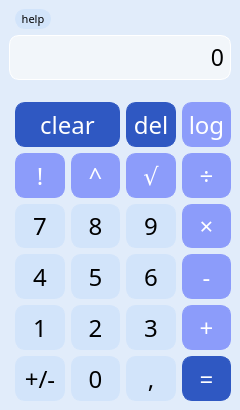
<?xml version="1.0" encoding="UTF-8"?>
<ui version="4.0">
 <class>Calculator</class>
 <widget class="QMainWindow" name="Calculator">
  <property name="geometry">
   <rect>
    <x>0</x>
    <y>0</y>
    <width>240</width>
    <height>410</height>
   </rect>
  </property>
  <property name="font">
   <font>
    <family>Georgia</family>
   </font>
  </property>
  <property name="windowTitle">
   <string>Calc</string>
  </property>
  <property name="windowIcon">
   <iconset theme="accessories-calculator"/>
  </property>
  <property name="styleSheet">
   <string notr="true">QMainWindow {
	background-color: #e1ecfa;
	
}</string>
  </property>
  <property name="toolButtonStyle">
   <enum>Qt::ToolButtonStyle::ToolButtonIconOnly</enum>
  </property>
  <widget class="QWidget" name="centralwidget">
   <layout class="QGridLayout" name="gridLayout">
    <item row="6" column="2">
     <widget class="QPushButton" name="button_power">
      <property name="sizePolicy">
       <sizepolicy hsizetype="Expanding" vsizetype="Expanding">
        <horstretch>0</horstretch>
        <verstretch>0</verstretch>
       </sizepolicy>
      </property>
      <property name="font">
       <font>
        <family>Franklin Gothic Book</family>
        <pointsize>18</pointsize>
       </font>
      </property>
      <property name="styleSheet">
       <string notr="true">QPushButton {
  background-color: #8c9cfa;
  color: white; 
  border: 1px solid #8c9cfa;
  border-radius: 10px;
}

QPushButton:pressed {
    background-color: qlineargradient(x1: 0, y1: 0, x2: 0, y2: 1,
                                      stop: 0 #6c7eeb, stop: 1 #586de8);
	 border-radius: 10px;
}</string>
      </property>
      <property name="text">
       <string>^</string>
      </property>
     </widget>
    </item>
    <item row="6" column="4">
     <widget class="QPushButton" name="button_divide">
      <property name="sizePolicy">
       <sizepolicy hsizetype="Expanding" vsizetype="Expanding">
        <horstretch>0</horstretch>
        <verstretch>0</verstretch>
       </sizepolicy>
      </property>
      <property name="font">
       <font>
        <family>Franklin Gothic Book</family>
        <pointsize>18</pointsize>
       </font>
      </property>
      <property name="styleSheet">
       <string notr="true">QPushButton {
  background-color: #8c9cfa;
  color: white; 
  border: 1px solid #8c9cfa;
  border-radius: 10px;
}

QPushButton:pressed {
    background-color: qlineargradient(x1: 0, y1: 0, x2: 0, y2: 1,
                                      stop: 0 #6c7eeb, stop: 1 #586de8);
	 border-radius: 10px;
}</string>
      </property>
      <property name="text">
       <string>÷</string>
      </property>
     </widget>
    </item>
    <item row="6" column="3">
     <widget class="QPushButton" name="button_root">
      <property name="sizePolicy">
       <sizepolicy hsizetype="Expanding" vsizetype="Expanding">
        <horstretch>0</horstretch>
        <verstretch>0</verstretch>
       </sizepolicy>
      </property>
      <property name="font">
       <font>
        <family>Franklin Gothic Book</family>
        <pointsize>18</pointsize>
       </font>
      </property>
      <property name="styleSheet">
       <string notr="true">QPushButton {
  background-color: #8c9cfa;
  color: white; 
  border: 1px solid #8c9cfa;
  border-radius: 10px;
}

QPushButton:pressed {
    background-color: qlineargradient(x1: 0, y1: 0, x2: 0, y2: 1,
                                      stop: 0 #6c7eeb, stop: 1 #586de8);
	 border-radius: 10px;
}</string>
      </property>
      <property name="text">
       <string>√</string>
      </property>
     </widget>
    </item>
    <item row="6" column="1">
     <widget class="QPushButton" name="button_factorial">
      <property name="sizePolicy">
       <sizepolicy hsizetype="Expanding" vsizetype="Expanding">
        <horstretch>0</horstretch>
        <verstretch>0</verstretch>
       </sizepolicy>
      </property>
      <property name="font">
       <font>
        <family>Franklin Gothic Book</family>
        <pointsize>18</pointsize>
       </font>
      </property>
      <property name="styleSheet">
       <string notr="true">QPushButton {
  background-color: #8c9cfa;
  color: white; 
  border: 1px solid #8c9cfa;
  border-radius: 10px;
}

QPushButton:pressed {
    background-color: qlineargradient(x1: 0, y1: 0, x2: 0, y2: 1,
                                      stop: 0 #6c7eeb, stop: 1 #586de8);
	 border-radius: 10px;
}</string>
      </property>
      <property name="text">
       <string>!</string>
      </property>
     </widget>
    </item>
    <item row="7" column="4">
     <widget class="QPushButton" name="button_multiply">
      <property name="sizePolicy">
       <sizepolicy hsizetype="Expanding" vsizetype="Expanding">
        <horstretch>0</horstretch>
        <verstretch>0</verstretch>
       </sizepolicy>
      </property>
      <property name="font">
       <font>
        <family>Franklin Gothic Book</family>
        <pointsize>18</pointsize>
       </font>
      </property>
      <property name="styleSheet">
       <string notr="true">QPushButton {
  background-color: #8c9cfa;
  color: white; 
  border: 1px solid #8c9cfa;
  border-radius: 10px;
}

QPushButton:pressed {
    background-color: qlineargradient(x1: 0, y1: 0, x2: 0, y2: 1,
                                      stop: 0 #6c7eeb, stop: 1 #586de8);
	 border-radius: 10px;
}</string>
      </property>
      <property name="text">
       <string>×</string>
      </property>
     </widget>
    </item>
    <item row="9" column="2">
     <widget class="QPushButton" name="button_2">
      <property name="sizePolicy">
       <sizepolicy hsizetype="Expanding" vsizetype="Expanding">
        <horstretch>0</horstretch>
        <verstretch>0</verstretch>
       </sizepolicy>
      </property>
      <property name="font">
       <font>
        <family>Franklin Gothic Book</family>
        <pointsize>18</pointsize>
       </font>
      </property>
      <property name="styleSheet">
       <string notr="true">QPushButton {
   border: 1px solid #d2e4fa;
	background-color: #d2e4fa;
	border-radius: 10px;
}
QPushButton:pressed {
    background-color: qlineargradient(x1: 0, y1: 0, x2: 0, y2: 1,
                                      stop: 0 #c3dcfa, stop: 1 #b1d2fa);
	 border-radius: 10px;
}
</string>
      </property>
      <property name="text">
       <string>2</string>
      </property>
     </widget>
    </item>
    <item row="7" column="2">
     <widget class="QPushButton" name="button_8">
      <property name="sizePolicy">
       <sizepolicy hsizetype="Expanding" vsizetype="Expanding">
        <horstretch>0</horstretch>
        <verstretch>0</verstretch>
       </sizepolicy>
      </property>
      <property name="font">
       <font>
        <family>Franklin Gothic Book</family>
        <pointsize>18</pointsize>
       </font>
      </property>
      <property name="styleSheet">
       <string notr="true">QPushButton {
   border: 1px solid #d2e4fa;
	background-color: #d2e4fa;
	border-radius: 10px;
}
QPushButton:pressed {
    background-color: qlineargradient(x1: 0, y1: 0, x2: 0, y2: 1,
                                      stop: 0 #c3dcfa, stop: 1 #b1d2fa);
	 border-radius: 10px;
}
</string>
      </property>
      <property name="text">
       <string>8</string>
      </property>
     </widget>
    </item>
    <item row="5" column="4">
     <widget class="QPushButton" name="button_logarithm">
      <property name="sizePolicy">
       <sizepolicy hsizetype="Expanding" vsizetype="Expanding">
        <horstretch>0</horstretch>
        <verstretch>0</verstretch>
       </sizepolicy>
      </property>
      <property name="font">
       <font>
        <family>Franklin Gothic Book</family>
        <pointsize>18</pointsize>
       </font>
      </property>
      <property name="styleSheet">
       <string notr="true">QPushButton {
  background-color: #8c9cfa;
  color: white; 
  border: 1px solid #8c9cfa;
  border-radius: 10px;
}

QPushButton:pressed {
    background-color: qlineargradient(x1: 0, y1: 0, x2: 0, y2: 1,
                                      stop: 0 #6c7eeb, stop: 1 #586de8);
	 border-radius: 10px;
}</string>
      </property>
      <property name="text">
       <string>log</string>
      </property>
     </widget>
    </item>
    <item row="10" column="4">
     <widget class="QPushButton" name="button_equal">
      <property name="sizePolicy">
       <sizepolicy hsizetype="Expanding" vsizetype="Expanding">
        <horstretch>0</horstretch>
        <verstretch>0</verstretch>
       </sizepolicy>
      </property>
      <property name="font">
       <font>
        <family>Franklin Gothic Book</family>
        <pointsize>18</pointsize>
       </font>
      </property>
      <property name="styleSheet">
       <string notr="true">QPushButton {
  background-color: #2f58c2;
  border: 1px solid #2f58c2;
	color: white;
	border-radius: 10px;
}
QPushButton:pressed {
    background-color: qlineargradient(x1: 0, y1: 0, x2: 0, y2: 1,
                                      stop: 0 #043dcf, stop: 1 #072d8f);
	 border-radius: 10px;
}</string>
      </property>
      <property name="text">
       <string>=</string>
      </property>
     </widget>
    </item>
    <item row="4" column="3">
     <spacer name="verticalSpacer">
      <property name="orientation">
       <enum>Qt::Orientation::Vertical</enum>
      </property>
      <property name="sizeType">
       <enum>QSizePolicy::Policy::Fixed</enum>
      </property>
      <property name="sizeHint" stdset="0">
       <size>
        <width>20</width>
        <height>16</height>
       </size>
      </property>
     </spacer>
    </item>
    <item row="7" column="1">
     <widget class="QPushButton" name="button_7">
      <property name="sizePolicy">
       <sizepolicy hsizetype="Expanding" vsizetype="Expanding">
        <horstretch>0</horstretch>
        <verstretch>0</verstretch>
       </sizepolicy>
      </property>
      <property name="font">
       <font>
        <family>Franklin Gothic Book</family>
        <pointsize>18</pointsize>
       </font>
      </property>
      <property name="styleSheet">
       <string notr="true">QPushButton {
   border: 1px solid #d2e4fa;
	background-color: #d2e4fa;
	border-radius: 10px;
}
QPushButton:pressed {
    background-color: qlineargradient(x1: 0, y1: 0, x2: 0, y2: 1,
                                      stop: 0 #c3dcfa, stop: 1 #b1d2fa);
	 border-radius: 10px;
}
</string>
      </property>
      <property name="text">
       <string>7</string>
      </property>
     </widget>
    </item>
    <item row="9" column="3">
     <widget class="QPushButton" name="button_3">
      <property name="sizePolicy">
       <sizepolicy hsizetype="Expanding" vsizetype="Expanding">
        <horstretch>0</horstretch>
        <verstretch>0</verstretch>
       </sizepolicy>
      </property>
      <property name="font">
       <font>
        <family>Franklin Gothic Book</family>
        <pointsize>18</pointsize>
       </font>
      </property>
      <property name="styleSheet">
       <string notr="true">QPushButton {
   border: 1px solid #d2e4fa;
	background-color: #d2e4fa;
	border-radius: 10px;
}
QPushButton:pressed {
    background-color: qlineargradient(x1: 0, y1: 0, x2: 0, y2: 1,
                                      stop: 0 #c3dcfa, stop: 1 #b1d2fa);
	 border-radius: 10px;
}
</string>
      </property>
      <property name="text">
       <string>3</string>
      </property>
     </widget>
    </item>
    <item row="8" column="4">
     <widget class="QPushButton" name="button_subtract">
      <property name="sizePolicy">
       <sizepolicy hsizetype="Expanding" vsizetype="Expanding">
        <horstretch>0</horstretch>
        <verstretch>0</verstretch>
       </sizepolicy>
      </property>
      <property name="font">
       <font>
        <family>Franklin Gothic Book</family>
        <pointsize>18</pointsize>
       </font>
      </property>
      <property name="styleSheet">
       <string notr="true">QPushButton {
  background-color: #8c9cfa;
  color: white; 
  border: 1px solid #8c9cfa;
  border-radius: 10px;
}

QPushButton:pressed {
    background-color: qlineargradient(x1: 0, y1: 0, x2: 0, y2: 1,
                                      stop: 0 #6c7eeb, stop: 1 #586de8);
	 border-radius: 10px;
}</string>
      </property>
      <property name="text">
       <string>-</string>
      </property>
     </widget>
    </item>
    <item row="10" column="3">
     <widget class="QPushButton" name="button_point">
      <property name="sizePolicy">
       <sizepolicy hsizetype="Expanding" vsizetype="Expanding">
        <horstretch>0</horstretch>
        <verstretch>0</verstretch>
       </sizepolicy>
      </property>
      <property name="font">
       <font>
        <family>Franklin Gothic Book</family>
        <pointsize>18</pointsize>
       </font>
      </property>
      <property name="styleSheet">
       <string notr="true">QPushButton {
   border: 1px solid #d2e4fa;
	background-color: #d2e4fa;
	border-radius: 10px;
}
QPushButton:pressed {
    background-color: qlineargradient(x1: 0, y1: 0, x2: 0, y2: 1,
                                      stop: 0 #c3dcfa, stop: 1 #b1d2fa);
	 border-radius: 10px;
}
</string>
      </property>
      <property name="text">
       <string>,</string>
      </property>
     </widget>
    </item>
    <item row="7" column="3">
     <widget class="QPushButton" name="button_9">
      <property name="sizePolicy">
       <sizepolicy hsizetype="Expanding" vsizetype="Expanding">
        <horstretch>0</horstretch>
        <verstretch>0</verstretch>
       </sizepolicy>
      </property>
      <property name="font">
       <font>
        <family>Franklin Gothic Book</family>
        <pointsize>18</pointsize>
       </font>
      </property>
      <property name="styleSheet">
       <string notr="true">QPushButton {
   border: 1px solid #d2e4fa;
	background-color: #d2e4fa;
	border-radius: 10px;
}
QPushButton:pressed {
    background-color: qlineargradient(x1: 0, y1: 0, x2: 0, y2: 1,
                                      stop: 0 #c3dcfa, stop: 1 #b1d2fa);
	 border-radius: 10px;
}
</string>
      </property>
      <property name="text">
       <string>9</string>
      </property>
     </widget>
    </item>
    <item row="9" column="1">
     <widget class="QPushButton" name="button_1">
      <property name="sizePolicy">
       <sizepolicy hsizetype="Expanding" vsizetype="Expanding">
        <horstretch>0</horstretch>
        <verstretch>0</verstretch>
       </sizepolicy>
      </property>
      <property name="font">
       <font>
        <family>Franklin Gothic Book</family>
        <pointsize>18</pointsize>
       </font>
      </property>
      <property name="styleSheet">
       <string notr="true">QPushButton {
   border: 1px solid #d2e4fa;
	background-color: #d2e4fa;
	border-radius: 10px;
}
QPushButton:pressed {
    background-color: qlineargradient(x1: 0, y1: 0, x2: 0, y2: 1,
                                      stop: 0 #c3dcfa, stop: 1 #b1d2fa);
	 border-radius: 10px;
}
</string>
      </property>
      <property name="text">
       <string>1</string>
      </property>
     </widget>
    </item>
    <item row="9" column="4">
     <widget class="QPushButton" name="button_add">
      <property name="sizePolicy">
       <sizepolicy hsizetype="Expanding" vsizetype="Expanding">
        <horstretch>0</horstretch>
        <verstretch>0</verstretch>
       </sizepolicy>
      </property>
      <property name="font">
       <font>
        <family>Franklin Gothic Book</family>
        <pointsize>18</pointsize>
       </font>
      </property>
      <property name="styleSheet">
       <string notr="true">QPushButton {
  background-color: #8c9cfa;
  color: white; 
  border: 1px solid #8c9cfa;
  border-radius: 10px;
}

QPushButton:pressed {
    background-color: qlineargradient(x1: 0, y1: 0, x2: 0, y2: 1,
                                      stop: 0 #6c7eeb, stop: 1 #586de8);
	 border-radius: 10px;
}</string>
      </property>
      <property name="text">
       <string>+</string>
      </property>
     </widget>
    </item>
    <item row="5" column="3">
     <widget class="QPushButton" name="button_del">
      <property name="sizePolicy">
       <sizepolicy hsizetype="Expanding" vsizetype="Expanding">
        <horstretch>0</horstretch>
        <verstretch>0</verstretch>
       </sizepolicy>
      </property>
      <property name="font">
       <font>
        <family>Franklin Gothic Book</family>
        <pointsize>18</pointsize>
       </font>
      </property>
      <property name="styleSheet">
       <string notr="true">QPushButton {
  background-color: #2f58c2;
  border: 1px solid #2f58c2;
	color: white;
	border-radius: 10px;
}
QPushButton:pressed {
    background-color: qlineargradient(x1: 0, y1: 0, x2: 0, y2: 1,
                                      stop: 0 #043dcf, stop: 1 #072d8f);
	 border-radius: 10px;
}</string>
      </property>
      <property name="text">
       <string>del</string>
      </property>
     </widget>
    </item>
    <item row="8" column="1">
     <widget class="QPushButton" name="button_4">
      <property name="sizePolicy">
       <sizepolicy hsizetype="Expanding" vsizetype="Expanding">
        <horstretch>0</horstretch>
        <verstretch>0</verstretch>
       </sizepolicy>
      </property>
      <property name="font">
       <font>
        <family>Franklin Gothic Book</family>
        <pointsize>18</pointsize>
       </font>
      </property>
      <property name="styleSheet">
       <string notr="true">QPushButton {
   border: 1px solid #d2e4fa;
	background-color: #d2e4fa;
	border-radius: 10px;
}
QPushButton:pressed {
    background-color: qlineargradient(x1: 0, y1: 0, x2: 0, y2: 1,
                                      stop: 0 #c3dcfa, stop: 1 #b1d2fa);
	 border-radius: 10px;
}
</string>
      </property>
      <property name="text">
       <string>4</string>
      </property>
     </widget>
    </item>
    <item row="8" column="2">
     <widget class="QPushButton" name="button_5">
      <property name="sizePolicy">
       <sizepolicy hsizetype="Expanding" vsizetype="Expanding">
        <horstretch>0</horstretch>
        <verstretch>0</verstretch>
       </sizepolicy>
      </property>
      <property name="font">
       <font>
        <family>Franklin Gothic Book</family>
        <pointsize>18</pointsize>
       </font>
      </property>
      <property name="styleSheet">
       <string notr="true">QPushButton {
   border: 1px solid #d2e4fa;
	background-color: #d2e4fa;
	border-radius: 10px;
}
QPushButton:pressed {
    background-color: qlineargradient(x1: 0, y1: 0, x2: 0, y2: 1,
                                      stop: 0 #c3dcfa, stop: 1 #b1d2fa);
	 border-radius: 10px;
}
</string>
      </property>
      <property name="text">
       <string>5</string>
      </property>
     </widget>
    </item>
    <item row="3" column="0" colspan="5">
     <widget class="QLabel" name="display">
      <property name="sizePolicy">
       <sizepolicy hsizetype="Expanding" vsizetype="Expanding">
        <horstretch>0</horstretch>
        <verstretch>0</verstretch>
       </sizepolicy>
      </property>
      <property name="font">
       <font>
        <family>Franklin Gothic</family>
        <pointsize>17</pointsize>
        <bold>false</bold>
       </font>
      </property>
      <property name="focusPolicy">
       <enum>Qt::FocusPolicy::StrongFocus</enum>
      </property>
      <property name="layoutDirection">
       <enum>Qt::LayoutDirection::LeftToRight</enum>
      </property>
      <property name="styleSheet">
       <string notr="true">QLabel {
  qproperty-alignment: 'AlignVCenter | AlignRight';
	background-color: #f2f6fa;  
	border: 1px solid white;
	border-radius: 10px;
}

</string>
      </property>
      <property name="frameShape">
       <enum>QFrame::Shape::StyledPanel</enum>
      </property>
      <property name="text">
       <string>0</string>
      </property>
      <property name="alignment">
       <set>Qt::AlignmentFlag::AlignRight|Qt::AlignmentFlag::AlignTrailing|Qt::AlignmentFlag::AlignVCenter</set>
      </property>
     </widget>
    </item>
    <item row="8" column="3">
     <widget class="QPushButton" name="button_6">
      <property name="sizePolicy">
       <sizepolicy hsizetype="Expanding" vsizetype="Expanding">
        <horstretch>0</horstretch>
        <verstretch>0</verstretch>
       </sizepolicy>
      </property>
      <property name="font">
       <font>
        <family>Franklin Gothic Book</family>
        <pointsize>18</pointsize>
       </font>
      </property>
      <property name="styleSheet">
       <string notr="true">QPushButton {
   border: 1px solid #d2e4fa;
	background-color: #d2e4fa;
	border-radius: 10px;
}
QPushButton:pressed {
    background-color: qlineargradient(x1: 0, y1: 0, x2: 0, y2: 1,
                                      stop: 0 #c3dcfa, stop: 1 #b1d2fa);
	 border-radius: 10px;
}
</string>
      </property>
      <property name="text">
       <string>6</string>
      </property>
     </widget>
    </item>
    <item row="5" column="1" colspan="2">
     <widget class="QPushButton" name="button_clear">
      <property name="sizePolicy">
       <sizepolicy hsizetype="Expanding" vsizetype="Expanding">
        <horstretch>0</horstretch>
        <verstretch>0</verstretch>
       </sizepolicy>
      </property>
      <property name="font">
       <font>
        <family>Franklin Gothic Book</family>
        <pointsize>18</pointsize>
       </font>
      </property>
      <property name="styleSheet">
       <string notr="true">QPushButton {
  background-color: #2f58c2;
  border: 1px solid #2f58c2;
	color: white;
	border-radius: 10px;
}
QPushButton:pressed {
    background-color: qlineargradient(x1: 0, y1: 0, x2: 0, y2: 1,
                                      stop: 0 #043dcf, stop: 1 #072d8f);
	 border-radius: 10px;
}</string>
      </property>
      <property name="text">
       <string>clear</string>
      </property>
     </widget>
    </item>
    <item row="0" column="1">
     <widget class="QPushButton" name="button_help">
      <property name="sizePolicy">
       <sizepolicy hsizetype="Fixed" vsizetype="Minimum">
        <horstretch>0</horstretch>
        <verstretch>0</verstretch>
       </sizepolicy>
      </property>
      <property name="minimumSize">
       <size>
        <width>36</width>
        <height>20</height>
       </size>
      </property>
      <property name="font">
       <font>
        <family>Franklin Gothic Book</family>
        <pointsize>8</pointsize>
       </font>
      </property>
      <property name="contextMenuPolicy">
       <enum>Qt::ContextMenuPolicy::DefaultContextMenu</enum>
      </property>
      <property name="styleSheet">
       <string notr="true">QPushButton {
   border: 1px solid #d2e4fa;
	background-color: #d2e4fa;
	border-radius: 10px;
}
QPushButton:pressed {
    background-color: qlineargradient(x1: 0, y1: 0, x2: 0, y2: 1,
                                      stop: 0 #c3dcfa, stop: 1 #b1d2fa);
    border-radius: 10px;	
}
</string>
      </property>
      <property name="text">
       <string>help</string>
      </property>
     </widget>
    </item>
    <item row="10" column="2">
     <widget class="QPushButton" name="button_0">
      <property name="sizePolicy">
       <sizepolicy hsizetype="Expanding" vsizetype="Expanding">
        <horstretch>0</horstretch>
        <verstretch>0</verstretch>
       </sizepolicy>
      </property>
      <property name="font">
       <font>
        <family>Franklin Gothic Book</family>
        <pointsize>18</pointsize>
       </font>
      </property>
      <property name="styleSheet">
       <string notr="true">QPushButton {
   border: 1px solid #d2e4fa;
	background-color: #d2e4fa;
	border-radius: 10px;
}
QPushButton:pressed {
    background-color: qlineargradient(x1: 0, y1: 0, x2: 0, y2: 1,
                                      stop: 0 #c3dcfa, stop: 1 #b1d2fa);
	 border-radius: 10px;
}
</string>
      </property>
      <property name="text">
       <string>0</string>
      </property>
     </widget>
    </item>
    <item row="10" column="1">
     <widget class="QPushButton" name="button_sign">
      <property name="sizePolicy">
       <sizepolicy hsizetype="Expanding" vsizetype="Expanding">
        <horstretch>0</horstretch>
        <verstretch>0</verstretch>
       </sizepolicy>
      </property>
      <property name="font">
       <font>
        <family>Franklin Gothic Book</family>
        <pointsize>18</pointsize>
       </font>
      </property>
      <property name="styleSheet">
       <string notr="true">QPushButton {
   border: 1px solid #d2e4fa;
	background-color: #d2e4fa;
	border-radius: 10px;
}
QPushButton:pressed {
    background-color: qlineargradient(x1: 0, y1: 0, x2: 0, y2: 1,
                                      stop: 0 #c3dcfa, stop: 1 #b1d2fa);
	 border-radius: 10px;
}
</string>
      </property>
      <property name="text">
       <string>+/-</string>
      </property>
     </widget>
    </item>
   </layout>
  </widget>
 </widget>
 <resources/>
 <connections/>
</ui>
